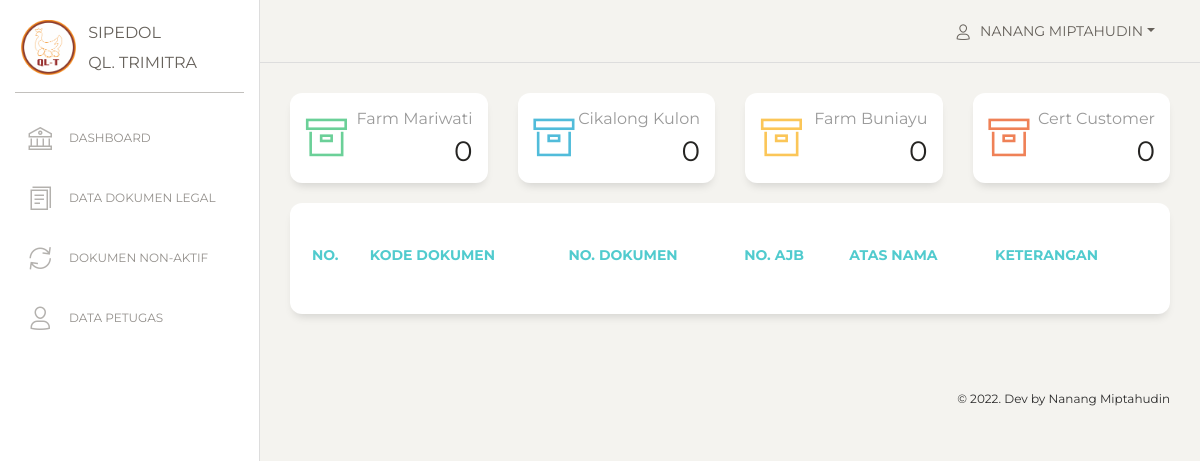
/view_admin/index.php (signed in), run on an earlier commit of the app's database.
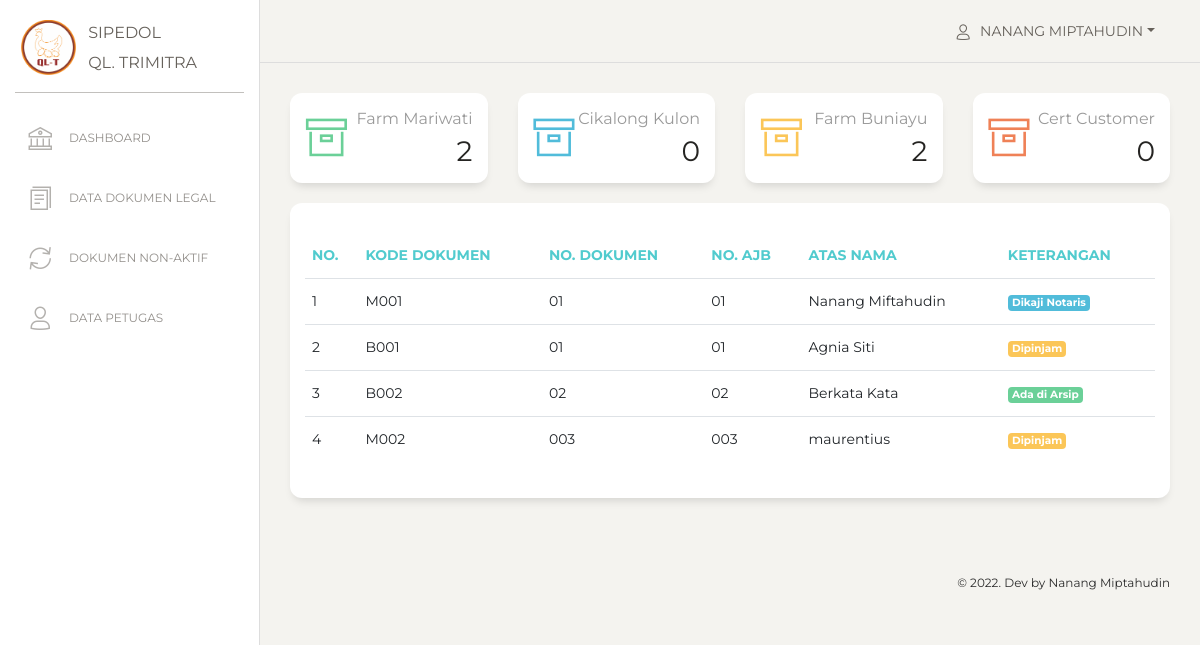
And on a later commit of the database.
### tables this page shows
CREATE TABLE `data_legal` (
  `id_legal` int(11) NOT NULL,
  `kode_dokumen` varchar(100) NOT NULL,
  `no_dokumen` varchar(100) NOT NULL,
  `no_hgb` varchar(100) NOT NULL,
  `no_ajb` varchar(100) NOT NULL,
  `luas_tanah` int(11) NOT NULL,
  `atas_nama` varchar(100) NOT NULL,
  `no_kuasa` varchar(100) NOT NULL,
  `titik_lokasi` int(11) NOT NULL,
  `file` varchar(255) NOT NULL,
  `status_dokumen` int(11) NOT NULL,
  `keterangan` varchar(256) NOT NULL,
  `date_created` date NOT NULL,
  `is_active` int(1) NOT NULL
);

CREATE TABLE `status_dokumen` (
  `id_status_dokumen` int(11) NOT NULL,
  `status` varchar(100) NOT NULL,
  `date_created` date NOT NULL
);

### functions.php (called while the page is built, shortened)
<?php
$conn = mysqli_connect("localhost", "root", "", "db_sipedol");
function query($query)
{
    global $conn;
    $result = mysqli_query($conn, $query);
    $rows = [];
    while ($row = mysqli_fetch_assoc($result)) {
        $rows[] = $row;
    }
    return $rows;
}

### view_admin/index.php (the view, shortened to what the changed rows need)
<?php
include "../view_template/header.php";
include "../view_template/topbar.php";
$legal = query("SELECT * FROM data_legal
        INNER JOIN titik_lokasi ON data_legal.titik_lokasi = titik_lokasi.id_titik_lokasi
        INNER JOIN status_dokumen ON data_legal.status_dokumen = status_dokumen.id_status_dokumen
        WHERE is_active = 1
        ");
$total_f = count(query("SELECT * FROM data_legal WHERE titik_lokasi = 1 AND is_active = 1"));
$total_b = count(query("SELECT * FROM data_legal WHERE titik_lokasi = 3 AND is_active = 1"));
?>
<div class="content">
    <div class="row">
        <div class="col-lg-3 col-md-6 col-sm-6">
            <a href="index_dashboard.php?titik_lokasi=1">
                <div class="card card-stats">
                    <div class="card-body ">
                        <div class="row pb-2">
                            <div class="col-10 col-md-10">
                                <div class="numbers">
                                    <p class="card-category">Farm Mariwati</p>
                                    <p class="card-title"><?= $total_f; ?>
                                </div>
                            </div>
                        </div>
                    </div>
                </div>
            </a>
        </div>
        <div class="col-lg-3 col-md-6 col-sm-6">
            <a href="index_dashboard.php?titik_lokasi=3">
                <div class="card card-stats">
                    <div class="card-body ">
                        <div class="row pb-2">
                            <div class="col-10 col-md-10">
                                <div class="numbers">
                                    <p class="card-category">Farm Buniayu</p>
                                    <p class="card-title"><?= $total_b; ?>
                                </div>
                            </div>
                        </div>
                    </div>
                </div>
            </a>
        </div>
    </div>
    <div class="row">
        <div class="col-md-12">
            <div class="card ">
                <div class="card-body ">
                    <div class="table-responsive">
                        <table class="table">
                            <thead class=" text-primary">
                                <th>No.</th>
                                <th>Kode Dokumen</th>
                                <th>No. Dokumen</th>
                                <th>No. AJB</th>
                                <th>Atas Nama</th>
                                <th>Keterangan</th>
                            </thead>
                            <tbody>
                                <?php $i = 1; ?>
                                <?php foreach ($legal as $l) : ?>
                                    <tr>
                                        <td><?= $i; ?></td>
                                        <td><?= $l["kode_dokumen"]; ?></td>
                                        <td><?= $l["no_dokumen"]; ?></td>
                                        <td><?= $l["no_ajb"]; ?></td>
                                        <td><?= $l["atas_nama"]; ?></td>
                                        <td>
                                            <?php if ($l["id_status_dokumen"] == 1) : ?>
                                                <span class="badge bg-info text-white"><?= $l["status"]; ?></span>
                                            <?php elseif ($l["id_status_dokumen"] == 2) : ?>
                                                <span class="badge bg-success text-white"><?= $l["status"]; ?></span>
                                            <?php elseif ($l["id_status_dokumen"] == 3) : ?>
                                                <span class="badge bg-warning text-white"><?= $l["status"]; ?></span>
                                            <?php else : ?>
                                                <span class="badge bg-danger text-white"><?= $l["status"]; ?></span>
                                            <?php endif; ?>
                                        </td>
                                    </tr>
                                    <?php $i++; ?>
                                <?php endforeach; ?>
                            </tbody>
                        </table>
                    </div>
                </div>
            </div>
        </div>
    </div>
</div>
<?php include "../view_template/footer.php"; ?>

What changed in the data, as far as the page shows it:
now on this page (row edited): data_legal: kode_dokumen "M001", no_dokumen "01", no_ajb "01", atas_nama "Nanang Miftahudin", status_dokumen.status "Dikaji Notaris"
now on this page (row edited): data_legal: kode_dokumen "B001", no_dokumen "01", no_ajb "01", atas_nama "Agnia Siti", status_dokumen.status "Dipinjam"
now on this page (row edited): data_legal: kode_dokumen "B002", no_dokumen "02", no_ajb "02", atas_nama "Berkata Kata", status_dokumen.status "Ada di Arsip"
now on this page (row edited): data_legal: kode_dokumen "M002", no_dokumen "003", no_ajb "003", atas_nama "maurentius", status_dokumen.status "Dipinjam"
Also different on the page:
$total_f: "0" → "2"
$total_b: "0" → "2"
